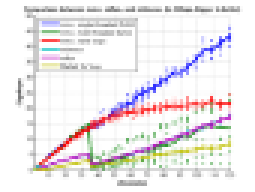
%> input picture filtering/regcovsmooth/ext/mmx/mmx_package/html/mmx_web.png, 85 x 64 px, given in place of im1964_re.png, which was not available (shown 3 times larger)
$ octave demo.m   (GNU Octave 9; MATLAB toolbox functions it lacks are replaced by stand-ins)
%> lines starting %> are read from the running program, lines starting %| are printed output that depends on the picture; pictures that were not available may be replaced by others from this repository, and a replacement may not be noted
%> further down, I is the input picture: size 64x85x3 uint8; mean R, G, B 237.9, 234, 235.6
### filtering/regcovsmooth/regcovsmooth.m
function S = regcovsmooth(Im,radius,ps,sigma,model)
%> called with radius = 10, ps = 6, sigma = 0.1, model = 'M1'
%   Paper : "Structure-Preserving Image Smoothing via Region Covariances"
%   Author: Levent Karacan, Erkut Erdem, Aykut Erdem
%            (karacan@cs.hacettepe.edu.tr, erkut@cs.hacettepe.edu.tr, aykut@cs.hacettepe.edu.tr)
%   Date  : 11/05/2013
%   Version : 1.0
%   Copyright 2013, Hacettepe University, Turkey.
%
%   Output:
%   S          : Structure component extracted from input image I.
%
%   Parameters:
%   @Im        : Input image.
%   @radius    : Filter size=2*radius X 2*radius.
%   @ps        : Patch size=2*ps X 2*ps
%   @sigma     : Parameter specifying smoothness amount.
%                Range (0.05, 1], 0.1 by defalut.
%   @model     : Model selection 'M1','M2','M3'
%
%   Example
%   ==========
%   I  = imread('zeugma.jpg');
%   S  = regcovsmooth(I);
%   Default Parameters (radius = 10, ps = 4, sigma = 0.2, model='M1')
%   figure, imshow(I), figure, imshow(S);

if (~exist('radius','var'))
    radius=10;
end
if (~exist('ps','var'))
    ps=4;
end
if (~exist('sigma','var'))
    sigma = 0.2;
end
if (~exist('model','var'))
    model='M2';
end

padsize=radius+ps;
filterlength=(2*radius+1)*(2*radius+1);
filtersize=(2*radius+1);
patchsize=2*ps+1;

[~,~,channel]=size(Im);
%> channel = 3
Im=double(Im);

if channel==3
    Img = mean(double(Im),3);
else
    Img = double(Im);
end

% Extract features
Im=padarray(Im,[padsize padsize],'symmetric');
%> Im: size 96x117x3 double
Img=padarray(Img,[padsize padsize],'symmetric');
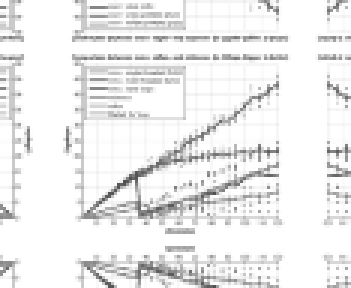
%> Img: size 96x117 double (shown 3 times larger); min 81, max 255, mean 237.5
[h,w,ch]=size(Img);
%> h = 96; w = 117; ch = 1
I = Img;
d = [-1 0 1];
Iy = imfilter(Im,d,'symmetric','same','conv');
Ix = imfilter(Im,d','symmetric','same','conv');
Iyy = imfilter(Iy,d,'symmetric','same','conv');
Ixx = imfilter(Ix,d','symmetric','same','conv');
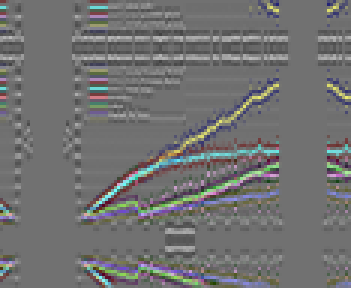
%> Ixx: size 96x117x3 double (shown 3 times larger); mean R, G, B -0.1, -0.1, 0; drawn with min black and max white
Ix=max(abs(Ix),[],3);
%> Ix: size 96x117 double
Iy=max(abs(Iy),[],3);
%> Iy: size 96x117 double
Ixx=max(abs(Ixx),[],3);
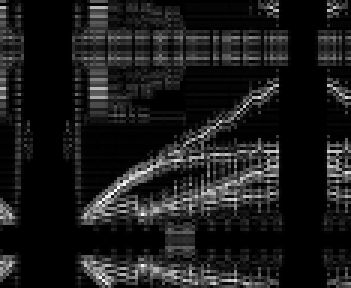
%> Ixx: size 96x117 double (shown 3 times larger); min 0, max 486, mean 52.9; drawn with min black and max white
Iyy=max(abs(Iyy),[],3);
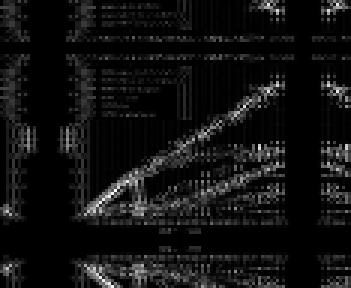
%> Iyy: size 96x117 double (shown 3 times larger); min 0, max 479, mean 33.9; drawn with min black and max white
[s2, s1] = meshgrid(1:w,1:h);

I = Img/max(Img(:));
%> I: size 96x117 double
dummy=abs(Ix);
dummy2=abs(Iy);
dummy3=abs(Ixx);
dummy4=abs(Iyy);
Ixx = abs(Ixx)/max(dummy3(:));
Iyy = abs(Iyy)/max(dummy4(:));
Ix = abs(Ix)/max(dummy(:));
Iy = abs(Iy)/max(dummy2(:));
s1 = s1/max(s1(:));
s2 = s2/max(s2(:));
sF=7; % feature size
sFF=sF*sF;

% Model 1
if (strcmp(model,'M1'))
    regcovNew=zeros(sF,sF,h-2*ps,w-2*ps);
    regmeanNew=zeros(1,sF,h-2*ps,w-2*ps);
    Chols=zeros(sF,sF,h-2*ps,w-2*ps);
    birim=eye(sF,sF)*0.001;
    alpha=sqrt(8.0);

    for i=1+ps:1:h-ps
        for j=1+ps:1:w-ps
            patch=I(i-ps:i+ps,j-ps:j+ps);
            Ixp=Ix(i-ps:i+ps,j-ps:j+ps);
            Iyp=Iy(i-ps:i+ps,j-ps:j+ps);
            Ixxp=Ixx(i-ps:i+ps,j-ps:j+ps);
            Iyyp=Iyy(i-ps:i+ps,j-ps:j+ps);
            sp1=s1(i-ps:i+ps,j-ps:j+ps);
            sp2=s2(i-ps:i+ps,j-ps:j+ps);
            mat(:,1)=patch(:);
            mat(:,2)=abs(Ixp(:));
            mat(:,3)=abs(Iyp(:));
            mat(:,4)=abs(Ixxp(:));
            mat(:,5)=abs(Iyyp(:));
            mat(:,6)=sp2(:);
            mat(:,7)=sp1(:);

            covM=cov(mat);
            mmean=mean(mat);

            regcovNew(:,:,i-ps,j-ps)=covM;
            regmeanNew(:,:,i-ps,j-ps)=mmean;

            Cov1 = covM +birim;
            Cov1 = alpha*(size(Cov1,1)+0.1)*Cov1;
            Chols(:,:,i-ps,j-ps)=chol(Cov1);
        end
    end
    filterim=zeros(h-2*padsize,w-2*padsize,ch);

    for i=1+padsize:1:h-padsize
        for j=1+padsize:1:w-padsize
            covC=regcovNew(:,:,i-ps,j-ps);
            m=regmeanNew(:,:,i-ps,j-ps);

            covC = covC + 0.001*eye(size(covC));
            covC = alpha*(size(covC,1)+0.1)*covC;
            L = chol(covC);
            li=bsxfun(@plus,L',m);
            lj=bsxfun(@minus,m,L');
            li=li';
            lj=lj';
            li=li(:);
            lj=lj(:);

            resRef = [m li' lj'];

            REGMEAN2=regmeanNew(:,:,i-radius-ps:i+radius-ps,j-radius-ps:j+radius-ps);
            REGMEAN2=reshape(REGMEAN2,[sF filterlength]);
            REG=kron(REGMEAN2,ones(1,sF));
            REG=reshape(REG,[sF sF filterlength]);

            LM=Chols(:,:,i-radius-ps:i+radius-ps,j-radius-ps:j+radius-ps);
            LM=LM(:,:,:);
            LI=LM+REG;
            LJ=REG-LM;
            LI=reshape(LI,[sFF filterlength])';
            LJ=reshape(LJ,[sFF filterlength])';
            REF=[REGMEAN2' LI LJ];

            d1=bsxfun(@minus,REF,resRef);
            d2=d1.^2;
            DISTMAT=sum(d2,2);

            weightM=exp(-((DISTMAT.^2.0)./(2.0*sigma^2)));
            weightM=weightM./sum(weightM(:));

            if channel==3
                region1=Im(i-radius:i+radius,j-radius:j+radius,1);
                region2=Im(i-radius:i+radius,j-radius:j+radius,2);
                region3=Im(i-radius:i+radius,j-radius:j+radius,3);
                filterim(i-padsize,j-padsize,1) = sum(region1(:).*weightM);
                filterim(i-padsize,j-padsize,2) = sum(region2(:).*weightM);
                filterim(i-padsize,j-padsize,3) = sum(region3(:).*weightM);
            else
                region1=Im(i-radius:i+radius,j-radius:j+radius);
                filterim(i-padsize,j-padsize,1) = sum(region1(:).*weightM);
            end
        end
    end
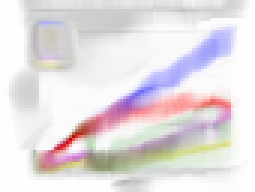
%> filterim: size 64x85x3 double (shown 3 times larger); mean R, G, B 237.7, 233.6, 235.4; drawn with min black and max white
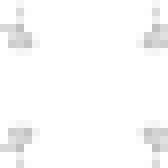
%> region2: size 21x21 double (shown 8 times larger); min 192, max 255, mean 250.6
    S=filterim;

% Model 2
elseif strcmp(model,'M2')
    filterim=zeros(h-2*padsize,w-2*padsize,ch);
    regcovNew=zeros(sF,sF,h-2*ps,w-2*ps);
    regmeanNew=zeros(1,sF,h-2*ps,w-2*ps);

    % Compute region covariances
    for i=1+ps:1:h-ps
        for j=1+ps:1:w-ps
            patch=I(i-ps:i+ps,j-ps:j+ps);
            Ixp=Ix(i-ps:i+ps,j-ps:j+ps);
            Iyp=Iy(i-ps:i+ps,j-ps:j+ps);
            Ixxp=Ixx(i-ps:i+ps,j-ps:j+ps);
            Iyyp=Iyy(i-ps:i+ps,j-ps:j+ps);
            [sp2,sp1]=meshgrid(1:size(patch,2),1:size(patch,1));

            mat(:,1)=patch(:);
            mat(:,2)=abs(Ixp(:));
            mat(:,3)=abs(Iyp(:));
            mat(:,4)=abs(Ixxp(:));
            mat(:,5)=abs(Iyyp(:));
            mat(:,6)=sp2(:);
            mat(:,7)=sp1(:);

            covM=cov(mat);
            mmean=mean(mat);

            regcovNew(:,:,i-ps,j-ps)=covM;
            regmeanNew(:,:,i-ps,j-ps)=mmean;
        end
    end


    clear Ix Iy Ixx Iyy I mat
    UNITMAT= reshape(repmat(eye(sF),1,filtersize*filtersize),[sF sF filtersize*filtersize]);
    for i=1+padsize:1:h-padsize
        for j=1+padsize:1:w-padsize
            cov1=regcovNew(:,:,i-ps,j-ps);
            m1=regmeanNew(:,:,i-ps,j-ps);

            REGCOV2=regcovNew(:,:,i-radius-ps:i+radius-ps,j-radius-ps:j+radius-ps);
            REGCOV2=REGCOV2(:,:,:);

            REGMEAN2=regmeanNew(:,:,i-radius-ps:i+radius-ps,j-radius-ps:j+radius-ps);
            REGMEAN2=reshape(REGMEAN2,[sF filtersize*filtersize]);
            REGMEAN2=REGMEAN2';

            cov1=cov1*0.5;
            REGCOV=bsxfun(@plus,REGCOV2*0.5,cov1);
            MEANDIFF=bsxfun(@minus,REGMEAN2,m1);
            MEANDIFFTRANS=MEANDIFF';

            REGCOV=mmx('backslash',REGCOV,UNITMAT); % uses LU

            D1=reshape(MEANDIFF',[1 sF filtersize*filtersize]);
            D2=reshape(MEANDIFFTRANS,[sF 1 filtersize*filtersize]);
            dist1=mtimesx(D1,REGCOV);
            DISTMAT=mtimesx(dist1,D2);
            DISTMAT=DISTMAT(:);

            % Weights
            weight=exp(-((DISTMAT.^2)./(2*sigma^2)));
            weight=weight./sum(weight(:));

            if channel==3
                region1=Im(i-radius:i+radius,j-radius:j+radius,1);
                region2=Im(i-radius:i+radius,j-radius:j+radius,2);
                region3=Im(i-radius:i+radius,j-radius:j+radius,3);
                filterim(i-padsize,j-padsize,1) = sum(region1(:).*weight);
                filterim(i-padsize,j-padsize,2) = sum(region2(:).*weight);
                filterim(i-padsize,j-padsize,3) = sum(region3(:).*weight);
            else
                region1=Im(i-radius:i+radius,j-radius:j+radius);
                filterim(i-padsize,j-padsize,1) = sum(region1(:).*weight);
            end
        end
    end
    S=filterim;

% Model 3 (Using KL-div btw 2 normal distributions, suggested by Rahul Narain)
elseif (strcmp(model,'M3'))
    sigma=2*sigma;
    filterim=zeros(h-2*padsize,w-2*padsize,ch);
    regcov=zeros(sF,sF,h-2*ps,w-2*ps);
    regmean=zeros(1,sF,h-2*ps,w-2*ps);
    regcovInv=zeros(sF,sF,h-2*ps,w-2*ps);
    regcovDet=zeros(h-2*ps,w-2*ps);

    for i=1+ps:1:h-ps
        for j=1+ps:1:w-ps
            patch=I(i-ps:i+ps,j-ps:j+ps);
            Ixp=Ix(i-ps:i+ps,j-ps:j+ps);
            Iyp=Iy(i-ps:i+ps,j-ps:j+ps);
            Ixxp=Ixx(i-ps:i+ps,j-ps:j+ps);
            Iyyp=Iyy(i-ps:i+ps,j-ps:j+ps);
            [sp2,sp1]=meshgrid(1:size(patch,2),1:size(patch,1));

            mat(:,1)=patch(:);
            mat(:,2)=abs(Ixp(:));
            mat(:,3)=abs(Iyp(:));
            mat(:,4)=abs(Ixxp(:));
            mat(:,5)=abs(Iyyp(:));
            mat(:,6)=sp2(:);
            mat(:,7)=sp1(:);

            covM=cov(mat);
            mmean=mean(mat);
            regcov(:,:,i-ps,j-ps)=covM;
            regmean(:,:,i-ps,j-ps)=mmean;
            regcovInv(:,:,i-ps,j-ps)=covM\eye(sF,sF);
            regcovDet(i-ps,j-ps)=det(covM);
        end
    end


    unitmat=eye(sF,sF);
    for i=1+padsize:1:h-padsize
        for j=1+padsize:1:w-padsize
            cov1=regcov(:,:,i-ps,j-ps);
            m1=regmean(:,:,i-ps,j-ps);
            Det1=regcovDet(i-ps,j-ps);

            InvCOV2=regcovInv(:,:,i-ps-radius:i-ps+radius,j-ps-radius:j-ps+radius);
            InvCOV2=InvCOV2(:,:,:);

            COV1=repmat(cov1,1,filterlength);
            COV1=reshape(COV1,[sF sF filterlength]);
            T=mtimesx(InvCOV2,COV1);

            T=bsxfun(@times,T,unitmat);
            T1=sum(sum(T,1),2);
            T1=T1(:);

            REGMEAN2=regmean(:,:,i-radius-ps:i+radius-ps,j-radius-ps:j+radius-ps);
            MEANDIFFMat=bsxfun(@minus,REGMEAN2,m1);
            MEANDIFF=reshape(MEANDIFFMat,[1 sF ,filterlength]);
            MEANDIFFTRANS=reshape(MEANDIFFMat,[sF 1 ,filterlength]);

            dist1=mtimesx(MEANDIFF,InvCOV2);
            T2=mtimesx(dist1,MEANDIFFTRANS);
            T2=T2(:);
            T3=ones(filterlength,1)*sF;
            DET2=regcovDet(i-radius-ps:i+radius-ps,j-radius-ps:j+radius-ps);
            T4=log(Det1./DET2);
            T4=T4(:);
            DISTMAT=(T1+T2-T3-T4)/2;

            weight=exp(-((DISTMAT)./(2*sigma^2)));
            weight=weight./sum(weight(:));

            if channel==3
                region1=Im(i-radius:i+radius,j-radius:j+radius,1);
                region2=Im(i-radius:i+radius,j-radius:j+radius,2);
                region3=Im(i-radius:i+radius,j-radius:j+radius,3);
                filterim(i-padsize,j-padsize,1) = sum(region1(:).*weight);
                filterim(i-padsize,j-padsize,2) = sum(region2(:).*weight);
                filterim(i-padsize,j-padsize,3) = sum(region3(:).*weight);
            else
                region1=Im(i-radius:i+radius,j-radius:j+radius);
                filterim(i-padsize,j-padsize,1) = sum(region1(:).*weight);
            end
        end
    end
    S=filterim;
end

### filtering/regcovsmooth/demo.m
addpath(genpath('ext'));

I=imread('images/im1964_re.png');
%I=I(200:400,250:450,:);% about M1:60second % M2:70second % M3:60second
tic
S=regcovsmooth(I,10,6,0.1,'M1');
toc
T=double(I)-double(S);
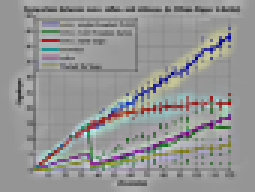
%> T: size 64x85x3 double (shown 3 times larger); mean R, G, B 0.3, 0.4, 0.2; drawn with min black and max white

figure,
subplot(1,3,1);
imshow(I);
title('Input');
subplot(1,3,2);
imshow(mat2gray(S));
title('Structure');
subplot(1,3,3);
imshow(mat2gray(T));
title('Texture');

save('texture0004.mat', 'T');
save('structure0004.mat', 'S');
